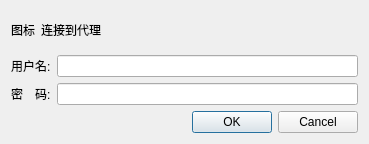
<?xml version="1.0" encoding="UTF-8"?>
<ui version="4.0">
 <class>ProxyDialog</class>
 <widget class="QDialog" name="ProxyDialog">
  <property name="geometry">
   <rect>
    <x>0</x>
    <y>0</y>
    <width>369</width>
    <height>144</height>
   </rect>
  </property>
  <property name="windowTitle">
   <string>代理认证</string>
  </property>
  <layout class="QGridLayout" name="gridLayout">
   <item row="0" column="0">
    <widget class="QLabel" name="iconLabel">
     <property name="text">
      <string>图标</string>
     </property>
    </widget>
   </item>
   <item row="0" column="1" colspan="2">
    <widget class="QLabel" name="introLabel">
     <property name="text">
      <string>连接到代理</string>
     </property>
     <property name="wordWrap">
      <bool>true</bool>
     </property>
    </widget>
   </item>
   <item row="1" column="0" colspan="2">
    <widget class="QLabel" name="usernameLabel">
     <property name="text">
      <string>用户名:</string>
     </property>
    </widget>
   </item>
   <item row="1" column="2">
    <widget class="QLineEdit" name="userNameLineEdit"/>
   </item>
   <item row="2" column="0" colspan="2">
    <widget class="QLabel" name="passwordLabel">
     <property name="text">
      <string>密　码:</string>
     </property>
    </widget>
   </item>
   <item row="2" column="2">
    <widget class="QLineEdit" name="passwordLineEdit">
     <property name="echoMode">
      <enum>QLineEdit::Password</enum>
     </property>
    </widget>
   </item>
   <item row="3" column="0" colspan="3">
    <widget class="QDialogButtonBox" name="buttonBox">
     <property name="orientation">
      <enum>Qt::Horizontal</enum>
     </property>
     <property name="standardButtons">
      <set>QDialogButtonBox::Cancel|QDialogButtonBox::Ok</set>
     </property>
    </widget>
   </item>
  </layout>
 </widget>
 <resources/>
 <connections>
  <connection>
   <sender>buttonBox</sender>
   <signal>accepted()</signal>
   <receiver>ProxyDialog</receiver>
   <slot>accept()</slot>
   <hints>
    <hint type="sourcelabel">
     <x>248</x>
     <y>254</y>
    </hint>
    <hint type="destinationlabel">
     <x>157</x>
     <y>274</y>
    </hint>
   </hints>
  </connection>
  <connection>
   <sender>buttonBox</sender>
   <signal>rejected()</signal>
   <receiver>ProxyDialog</receiver>
   <slot>reject()</slot>
   <hints>
    <hint type="sourcelabel">
     <x>316</x>
     <y>260</y>
    </hint>
    <hint type="destinationlabel">
     <x>286</x>
     <y>274</y>
    </hint>
   </hints>
  </connection>
 </connections>
</ui>
